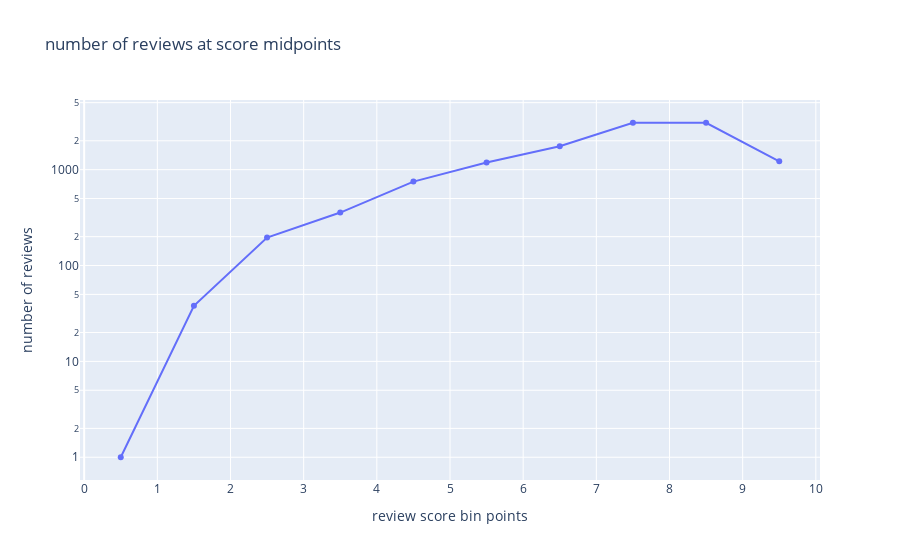
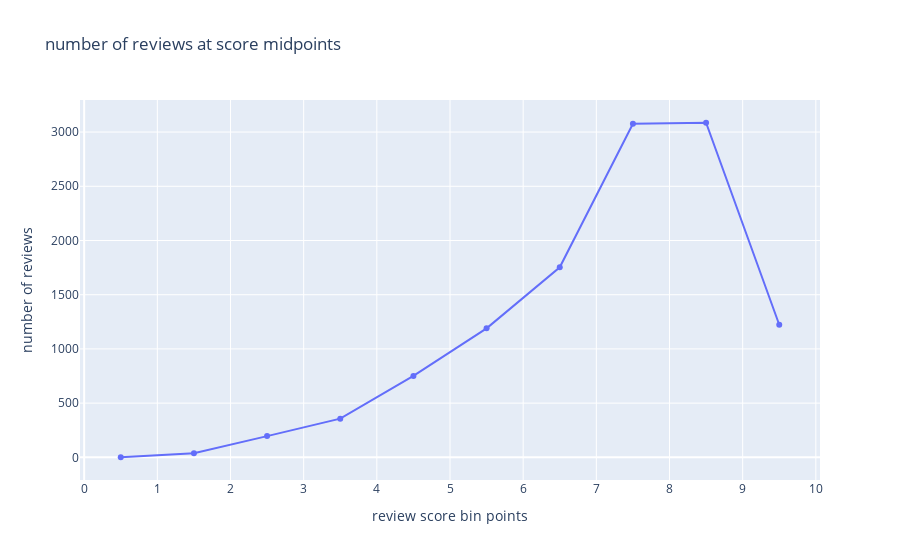
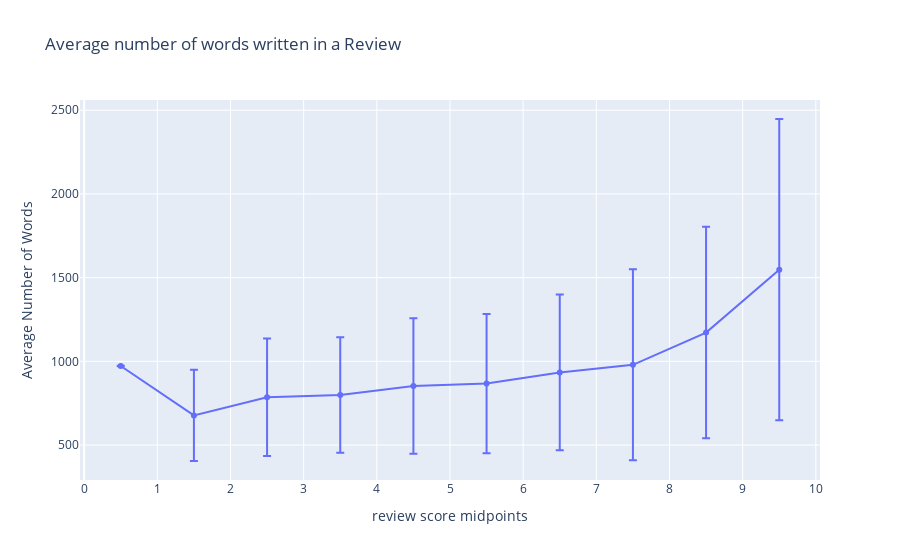

Source (notebook cell) for these figures, in order:
### Code cell
# plots for some of the statistics calculated above
# sns.lineplot(x=review_score_midpoints, y=sub_num_reviews, yscale='log')
import plotly.graph_objects as go
import plotly.express as px

fig = go.Figure()
fig.add_trace(go.Scatter(x=review_score_midpoints, y=sub_num_reviews))
fig.update_layout(yaxis_type='log', title='number of reviews at score midpoints', 
                 xaxis_title='review score bin points', yaxis_title='number of reviews')
fig.update_xaxes(dtick=1.0)
fig.show()

print()
fig = go.Figure(data=go.Scatter(x=review_score_midpoints, y=sub_num_reviews))
fig.update_layout(title='number of reviews at score midpoints', 
                 xaxis_title='review score bin points', yaxis_title='number of reviews')
fig.update_xaxes(dtick=1.0)
fig.show()

print()
fig = go.Figure(data=go.Scatter(x=review_score_midpoints, 
                                y=num_words_mean, 
                                error_y=dict(type='data', 
                                             array=num_words_stds)))
fig.update_layout(title='Average number of words written in a Review', 
                  xaxis_title='review score midpoints', yaxis_title='Average Number of Words')
fig.update_xaxes(dtick=1.0)
fig.show()

### Figure 1 — Plotly figure (JSON) as saved in the notebook; plotly's stock layout.template omitted (floating-point values rounded to 4 significant figures)
{"data": [{"type": "scatter", "x": [0.5, 1.5, 2.5, 3.5, 4.5, 5.5, 6.5, 7.5, 8.5, 9.5], "y": [1, 38, 196, 357, 751, 1190, 1753, 3077, 3086, 1223]}], "layout": {"autosize": true, "title": {"text": "number of reviews at score midpoints"}, "xaxis": {"autorange": true, "dtick": 1, "range": [-0.06463, 10.06], "title": {"text": "review score bin points"}, "type": "linear"}, "yaxis": {"autorange": true, "range": [-0.2556, 3.745], "title": {"text": "number of reviews"}, "type": "log"}}}

### Figure 2 — Plotly figure (JSON) as saved in the notebook; plotly's stock layout.template omitted (floating-point values rounded to 4 significant figures)
{"data": [{"type": "scatter", "x": [0.5, 1.5, 2.5, 3.5, 4.5, 5.5, 6.5, 7.5, 8.5, 9.5], "y": [1, 38, 196, 357, 751, 1190, 1753, 3077, 3086, 1223]}], "layout": {"autosize": true, "title": {"text": "number of reviews at score midpoints"}, "xaxis": {"autorange": true, "dtick": 1, "range": [-0.06463, 10.06], "title": {"text": "review score bin points"}, "type": "linear"}, "yaxis": {"autorange": true, "range": [-225.0, 3312.0], "title": {"text": "number of reviews"}, "type": "linear"}}}

### Figure 3 — Plotly figure (JSON) as saved in the notebook; plotly's stock layout.template omitted (floating-point values rounded to 4 significant figures)
{"data": [{"error_y": {"array": [1, 272.3, 350.9, 344.9, 405.0, 415.6, 465.5, 570.3, 631.4, 899.8], "type": "data"}, "type": "scatter", "x": [0.5, 1.5, 2.5, 3.5, 4.5, 5.5, 6.5, 7.5, 8.5, 9.5], "y": [972, 677.2, 785.7, 798.5, 852.6, 867.1, 933.9, 979.3, 1172.0, 1548.0]}], "layout": {"autosize": true, "title": {"text": "Average number of words written in a Review"}, "xaxis": {"autorange": true, "dtick": 1, "range": [-0.06463, 10.06], "title": {"text": "review score midpoints"}, "type": "linear"}, "yaxis": {"autorange": true, "range": [291.4, 2561.0], "title": {"text": "Average Number of Words"}, "type": "linear"}}}
